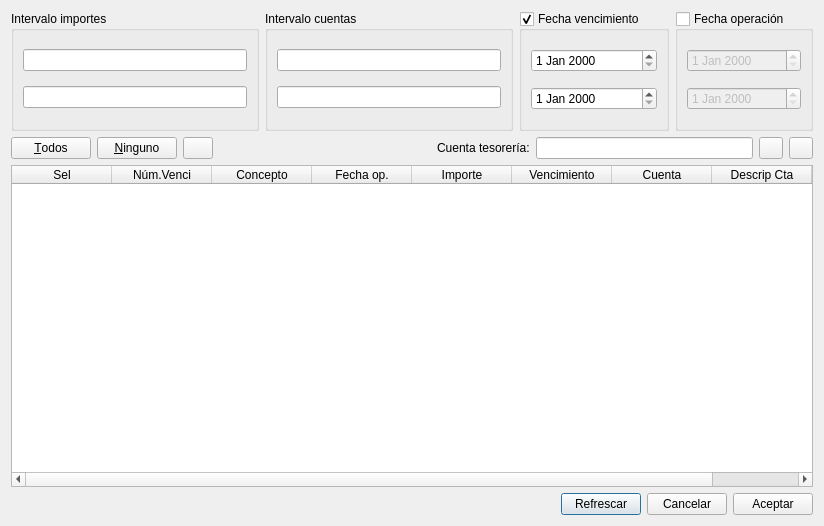
<?xml version="1.0" encoding="UTF-8"?>
<ui version="4.0">
 <class>filtrar_venci</class>
 <widget class="QDialog" name="filtrar_venci">
  <property name="geometry">
   <rect>
    <x>0</x>
    <y>0</y>
    <width>824</width>
    <height>526</height>
   </rect>
  </property>
  <property name="windowTitle">
   <string>Filtrar vencimientos para domiciliación</string>
  </property>
  <layout class="QVBoxLayout" name="verticalLayout">
   <item>
    <layout class="QHBoxLayout" name="horizontalLayout">
     <item>
      <widget class="QGroupBox" name="groupBox_4">
       <property name="sizePolicy">
        <sizepolicy hsizetype="Preferred" vsizetype="Expanding">
         <horstretch>0</horstretch>
         <verstretch>0</verstretch>
        </sizepolicy>
       </property>
       <property name="maximumSize">
        <size>
         <width>16777215</width>
         <height>120</height>
        </size>
       </property>
       <property name="title">
        <string>Intervalo importes</string>
       </property>
       <layout class="QVBoxLayout" name="verticalLayout_2">
        <item>
         <widget class="QLineEdit" name="imp_desdelineEdit"/>
        </item>
        <item>
         <widget class="QLineEdit" name="imp_hastalineEdit"/>
        </item>
       </layout>
      </widget>
     </item>
     <item>
      <widget class="QGroupBox" name="groupBox_3">
       <property name="sizePolicy">
        <sizepolicy hsizetype="Preferred" vsizetype="Expanding">
         <horstretch>0</horstretch>
         <verstretch>0</verstretch>
        </sizepolicy>
       </property>
       <property name="maximumSize">
        <size>
         <width>16777215</width>
         <height>120</height>
        </size>
       </property>
       <property name="title">
        <string>Intervalo cuentas</string>
       </property>
       <layout class="QVBoxLayout" name="verticalLayout_3">
        <item>
         <widget class="QLineEdit" name="cta_desdelineEdit"/>
        </item>
        <item>
         <widget class="QLineEdit" name="cta_hastalineEdit"/>
        </item>
       </layout>
      </widget>
     </item>
     <item>
      <widget class="QGroupBox" name="vencigroupBox">
       <property name="sizePolicy">
        <sizepolicy hsizetype="Preferred" vsizetype="Expanding">
         <horstretch>0</horstretch>
         <verstretch>0</verstretch>
        </sizepolicy>
       </property>
       <property name="maximumSize">
        <size>
         <width>16777215</width>
         <height>120</height>
        </size>
       </property>
       <property name="title">
        <string>Fecha vencimiento</string>
       </property>
       <property name="checkable">
        <bool>true</bool>
       </property>
       <property name="checked">
        <bool>true</bool>
       </property>
       <layout class="QVBoxLayout" name="verticalLayout_4">
        <item>
         <widget class="QDateEdit" name="venci_desdedateEdit"/>
        </item>
        <item>
         <widget class="QDateEdit" name="venci_hastadateEdit"/>
        </item>
       </layout>
      </widget>
     </item>
     <item>
      <widget class="QGroupBox" name="fecha_opgroupBox">
       <property name="sizePolicy">
        <sizepolicy hsizetype="Preferred" vsizetype="Expanding">
         <horstretch>0</horstretch>
         <verstretch>0</verstretch>
        </sizepolicy>
       </property>
       <property name="maximumSize">
        <size>
         <width>16777215</width>
         <height>120</height>
        </size>
       </property>
       <property name="title">
        <string>Fecha operación</string>
       </property>
       <property name="checkable">
        <bool>true</bool>
       </property>
       <property name="checked">
        <bool>false</bool>
       </property>
       <layout class="QVBoxLayout" name="verticalLayout_5">
        <item>
         <widget class="QDateEdit" name="op_desdedateEdit"/>
        </item>
        <item>
         <widget class="QDateEdit" name="op_hastadateEdit"/>
        </item>
       </layout>
      </widget>
     </item>
    </layout>
   </item>
   <item>
    <layout class="QHBoxLayout" name="horizontalLayout_2">
     <item>
      <widget class="QPushButton" name="todospushButton">
       <property name="text">
        <string>&amp;Todos</string>
       </property>
       <property name="icon">
        <iconset>
         <normaloff>:/graf/reload2.png</normaloff>:/graf/reload2.png</iconset>
       </property>
      </widget>
     </item>
     <item>
      <widget class="QPushButton" name="ningunopushButton">
       <property name="text">
        <string>&amp;Ninguno</string>
       </property>
       <property name="icon">
        <iconset>
         <normaloff>:/graf/cruz.png</normaloff>:/graf/cruz.png</iconset>
       </property>
      </widget>
     </item>
     <item>
      <widget class="QPushButton" name="ordenarpushButton">
       <property name="enabled">
        <bool>true</bool>
       </property>
       <property name="maximumSize">
        <size>
         <width>30</width>
         <height>16777215</height>
        </size>
       </property>
       <property name="text">
        <string/>
       </property>
       <property name="icon">
        <iconset resource="keme.qrc">
         <normaloff>:/iconos/graf/sort_ascend.png</normaloff>:/iconos/graf/sort_ascend.png</iconset>
       </property>
      </widget>
     </item>
     <item>
      <spacer name="horizontalSpacer_2">
       <property name="orientation">
        <enum>Qt::Horizontal</enum>
       </property>
       <property name="sizeHint" stdset="0">
        <size>
         <width>40</width>
         <height>20</height>
        </size>
       </property>
      </spacer>
     </item>
     <item>
      <widget class="QLabel" name="label">
       <property name="text">
        <string>Cuenta tesorería:</string>
       </property>
      </widget>
     </item>
     <item>
      <widget class="QLineEdit" name="aux_bancolineEdit"/>
     </item>
     <item>
      <widget class="QPushButton" name="codigopushButton">
       <property name="maximumSize">
        <size>
         <width>24</width>
         <height>22</height>
        </size>
       </property>
       <property name="text">
        <string/>
       </property>
       <property name="icon">
        <iconset resource="keme.qrc">
         <normaloff>:/iconos/graf/viewer.xpm</normaloff>:/iconos/graf/viewer.xpm</iconset>
       </property>
      </widget>
     </item>
     <item>
      <widget class="QPushButton" name="borracodigopushButton">
       <property name="maximumSize">
        <size>
         <width>24</width>
         <height>22</height>
        </size>
       </property>
       <property name="toolTip">
        <string>Eliminar asignación</string>
       </property>
       <property name="text">
        <string/>
       </property>
       <property name="icon">
        <iconset resource="keme.qrc">
         <normaloff>:/iconos/graf/borraelem.png</normaloff>:/iconos/graf/borraelem.png</iconset>
       </property>
       <property name="shortcut">
        <string>Alt+L</string>
       </property>
       <property name="autoDefault">
        <bool>false</bool>
       </property>
      </widget>
     </item>
    </layout>
   </item>
   <item>
    <widget class="QTableWidget" name="tableWidget">
     <property name="sizePolicy">
      <sizepolicy hsizetype="Expanding" vsizetype="Expanding">
       <horstretch>0</horstretch>
       <verstretch>0</verstretch>
      </sizepolicy>
     </property>
     <column>
      <property name="text">
       <string>Sel</string>
      </property>
     </column>
     <column>
      <property name="text">
       <string>Núm.Venci</string>
      </property>
     </column>
     <column>
      <property name="text">
       <string>Concepto</string>
      </property>
     </column>
     <column>
      <property name="text">
       <string>Fecha op.</string>
      </property>
     </column>
     <column>
      <property name="text">
       <string>Importe</string>
      </property>
     </column>
     <column>
      <property name="text">
       <string>Vencimiento</string>
      </property>
     </column>
     <column>
      <property name="text">
       <string>Cuenta</string>
      </property>
     </column>
     <column>
      <property name="text">
       <string>Descrip Cta</string>
      </property>
     </column>
     <column>
      <property name="text">
       <string>Documento</string>
      </property>
     </column>
    </widget>
   </item>
   <item>
    <layout class="QHBoxLayout" name="horizontalLayout_3">
     <item>
      <spacer name="horizontalSpacer">
       <property name="orientation">
        <enum>Qt::Horizontal</enum>
       </property>
       <property name="sizeHint" stdset="0">
        <size>
         <width>40</width>
         <height>20</height>
        </size>
       </property>
      </spacer>
     </item>
     <item>
      <widget class="QPushButton" name="refrescarpushButton">
       <property name="text">
        <string>Refrescar</string>
       </property>
       <property name="icon">
        <iconset resource="keme.qrc">
         <normaloff>:/iconos/graf/refresh.xpm</normaloff>:/iconos/graf/refresh.xpm</iconset>
       </property>
       <property name="default">
        <bool>true</bool>
       </property>
      </widget>
     </item>
     <item>
      <widget class="QPushButton" name="cancelarpushButton">
       <property name="text">
        <string>Cancelar</string>
       </property>
       <property name="icon">
        <iconset resource="keme.qrc">
         <normaloff>:/iconos/graf/borrar.png</normaloff>:/iconos/graf/borrar.png</iconset>
       </property>
      </widget>
     </item>
     <item>
      <widget class="QPushButton" name="aceptarpushButton">
       <property name="text">
        <string>Aceptar</string>
       </property>
       <property name="icon">
        <iconset resource="keme.qrc">
         <normaloff>:/iconos/graf/cheq.png</normaloff>:/iconos/graf/cheq.png</iconset>
       </property>
       <property name="default">
        <bool>false</bool>
       </property>
      </widget>
     </item>
    </layout>
   </item>
  </layout>
 </widget>
 <tabstops>
  <tabstop>imp_desdelineEdit</tabstop>
  <tabstop>imp_hastalineEdit</tabstop>
  <tabstop>cta_desdelineEdit</tabstop>
  <tabstop>cta_hastalineEdit</tabstop>
  <tabstop>vencigroupBox</tabstop>
  <tabstop>venci_desdedateEdit</tabstop>
  <tabstop>venci_hastadateEdit</tabstop>
  <tabstop>fecha_opgroupBox</tabstop>
  <tabstop>op_desdedateEdit</tabstop>
  <tabstop>op_hastadateEdit</tabstop>
  <tabstop>todospushButton</tabstop>
  <tabstop>ningunopushButton</tabstop>
  <tabstop>aux_bancolineEdit</tabstop>
  <tabstop>codigopushButton</tabstop>
  <tabstop>borracodigopushButton</tabstop>
  <tabstop>tableWidget</tabstop>
  <tabstop>refrescarpushButton</tabstop>
  <tabstop>cancelarpushButton</tabstop>
  <tabstop>aceptarpushButton</tabstop>
 </tabstops>
 <resources>
  <include location="keme.qrc"/>
 </resources>
 <connections>
  <connection>
   <sender>cancelarpushButton</sender>
   <signal>clicked()</signal>
   <receiver>filtrar_venci</receiver>
   <slot>reject()</slot>
   <hints>
    <hint type="sourcelabel">
     <x>581</x>
     <y>473</y>
    </hint>
    <hint type="destinationlabel">
     <x>390</x>
     <y>455</y>
    </hint>
   </hints>
  </connection>
  <connection>
   <sender>aceptarpushButton</sender>
   <signal>clicked()</signal>
   <receiver>filtrar_venci</receiver>
   <slot>accept()</slot>
   <hints>
    <hint type="sourcelabel">
     <x>693</x>
     <y>480</y>
    </hint>
    <hint type="destinationlabel">
     <x>664</x>
     <y>494</y>
    </hint>
   </hints>
  </connection>
 </connections>
</ui>
